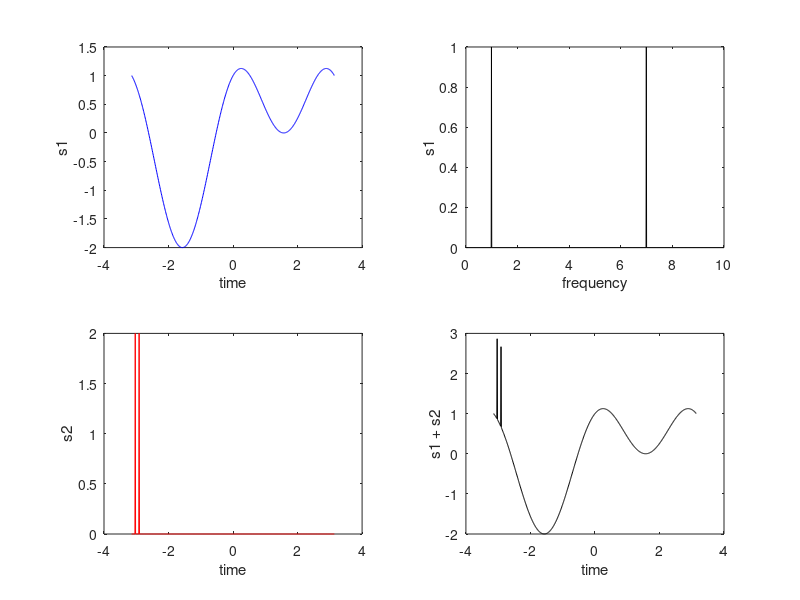

This chart was generated by the following MATLAB code:
x = [-pi: 0.01: pi];
s1 = sin(x) + cos(2*x);
fx = [0:0.01:10];
s1_freq = zeros(size(fx));
s1_freq(100) = 1;
s1_freq(700) = 1;
s2 = zeros(size(x));
s2(12) = 2;
s2(24) = 2;
h = figure();
subplot(2,2,1);
plot(x, s1, '-b');
ylabel('s1');
xlabel('time');

hold on;
subplot(2,2,2);
plot(fx, s1_freq, '-k');
ylabel('s1');
xlabel('frequency');

subplot(2,2,3);
ylabel('s2');
plot(x, s2, '-r');
ylabel('s2');
xlabel('time');

subplot(2,2,4);
plot(x, s1+s2, '-k');
ylabel('s1 + s2');
xlabel('time');
